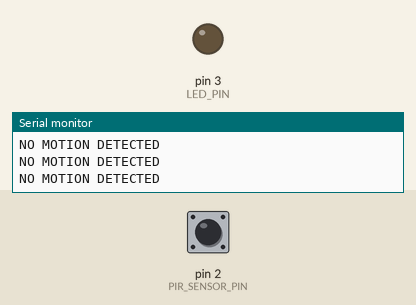
A sketch run on a simulated Arduino Uno, built with avr-gcc and run on an emulated ATmega328P. Parts: output pins drawn as LEDs (lit = HIGH), the last lines printed to the serial monitor. The test bench sets the inputs (shaded band); at power-on: pin 2 (PIR_SENSOR_PIN) HIGH.

Above: at 1.2 s.
1.3 s: pin 2 (PIR_SENSOR_PIN) pulsed LOW 2 times (0.12 s each, 0.3 s apart)
At 2.8 s:
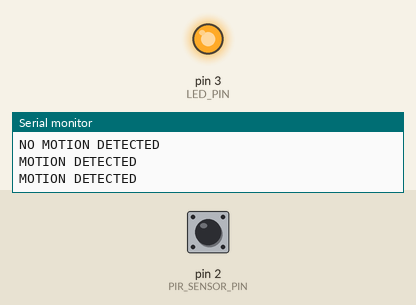
Timing chart, 0 to 5.5 s (numbered marks = the images above; inputs shaded):
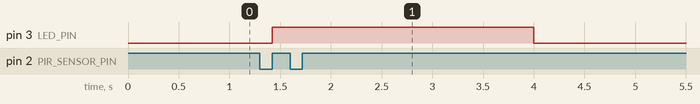

The sketch:

embededsystems_sensors.ino
```cpp
const int LED_PIN = 3; // Assign pin 3 for the LED
const int PIR_SENSOR_PIN = 2; // Assign pin 2 for PIR Sensor

unsigned long startTime = 0; // Variable to store start time
bool motionDetected = false; // Flag to indicate motion detection

void setup() {
  Serial.begin(9600); // Initialize serial communication
  pinMode(LED_PIN, OUTPUT); // Set LED pin as output
  pinMode(PIR_SENSOR_PIN, INPUT_PULLUP); // Set PIR Sensor pin as input with pull-up resistor
  attachInterrupt(digitalPinToInterrupt(PIR_SENSOR_PIN), detection, RISING);
  // Used as a trigger for the detection function and rising mode
}

void detection() {
  Serial.println("MOTION DETECTED"); // Print to serial monitor
  digitalWrite(LED_PIN, HIGH); // Turn on the LED
  startTime = millis(); // Record the start time
  motionDetected = true; // Set the motion detected flag
}

void loop() {
  unsigned long currentTime = millis(); // Current time
  if (motionDetected) { // If motion detected
    if (currentTime - startTime > 2000) { // If 2 seconds have passed
      Serial.println("NO MOTION DETECTED");
      digitalWrite(LED_PIN, LOW); // Turn off the LED
      motionDetected = false; // Reset motion detection flag
    }
  }
  else {
    Serial.println("NO MOTION DETECTED"); // Print to serial monitor
  }
  delay(500); // Delay for stability
}
```

Measured:
- after the input at 1.3 s, pin 3 (LED_PIN): LOW → HIGH after 0.12 s, → LOW 2.6 s later
